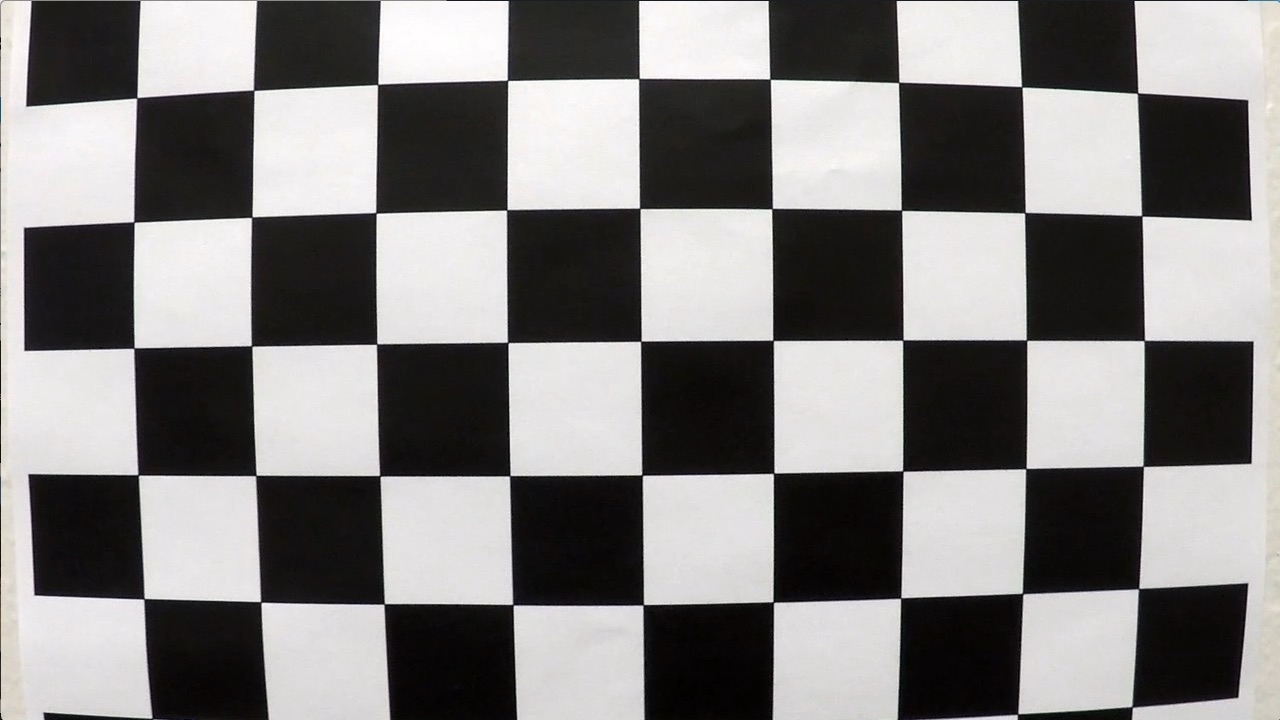
#> input picture img/Udacity/calib/calibration1.jpg, 1280 x 720 px
$ jupyter execute main.ipynb   (text cells are left out)
#> lines starting #> are read from the running program, lines starting #| are printed output that depends on the picture; pictures that were not available may be replaced by others from this repository, and a replacement may not be noted
[cell 1]
# imports
import cv2 as cv
import numpy as np
import time
import glob
from prettytable import PrettyTable
from deprecated import deprecated

[cell 2]
video_file = "project"
# video_file = "challenge"
# video_file = "image" # for the single udacity images | only with DEBUG_MODE = True in order to see the images step by step

DEBUG_MODE = False

[cell 3]
time_measurements = {}

# [69 lines left out: functions start_time_measurement, end_time_measurement, analyse_time_measurements, not called in this run]

[cell 4]
# size of chessboard, minimum error with (7, 6), but there were severe artifacts at the borders (see error calculation at the end)
chessboard_x, chessboard_y = 9, 6

# termination criteria
criteria = (cv.TERM_CRITERIA_EPS + cv.TERM_CRITERIA_MAX_ITER, 30, 0.001)
obj_points = np.zeros((chessboard_y * chessboard_x, 3), np.float32)
obj_points[:, :2] = np.mgrid[0:chessboard_x, 0:chessboard_y].T.reshape(-1, 2)
# Arrays to store object points and image points from all the images.
object_points = []  # 3d point in real world space
image_points = []  # 2d points in image plane.

# use all calibration images
images = glob.glob("./img/Udacity/calib/*.jpg")
for i, frame_name in enumerate(images):
    image = cv.imread(frame_name)
#> image is the input picture: shape (720, 1280, 3); mean B, G, R 127.8, 128.4, 130.1
    image_gray = cv.cvtColor(image, cv.COLOR_BGR2GRAY)

    # Find the chess board corners
    ret, corners = cv.findChessboardCorners(image_gray, (chessboard_x, chessboard_y), None)
#> ret = False; corners = None
    # If found, add object points, image points (after refining them)
    if ret == True:
        object_points.append(obj_points)
        corners2 = cv.cornerSubPix(
            image_gray, corners, (11, 11), (-1, -1), criteria
        )  # improve accuracy of corners
        image_points.append(corners)

ret, camera_matrix, dist_coefficient, rvecs, tvecs = cv.calibrateCamera(
    object_points, image_points, image_gray.shape[::-1], None, None
)
#> ret = 0.526; camera_matrix = [[1056.3, 0, 657], [0, 1070.1, 272.7], [0, 0, 1]]; dist_coefficient = [[-0.364, 1.04, 0.0172, 0.00364, -1.8]]; rvecs = ([0.442, -0.193, 0.0382], [-0.0212, 0.43, -0.0306]); tvecs = ([-1.91, 1.19, 17.9], [-17.08, -0.265, 29.95])

image_height, image_width = image.shape[:2]
#> image_height = 720; image_width = 1280
new_camera_matrix, roi = cv.getOptimalNewCameraMatrix(camera_matrix, dist_coefficient, (image_width, image_height), 1, (image_width, image_height))
#> new_camera_matrix = [[514.7, 0, 898.2], [0, 929.7, 266.9], [0, 0, 1]]; roi = (578, 30, 623, 625)

map_x, map_y = cv.initUndistortRectifyMap(camera_matrix, dist_coefficient, None, new_camera_matrix, (image_width, image_height), 5)
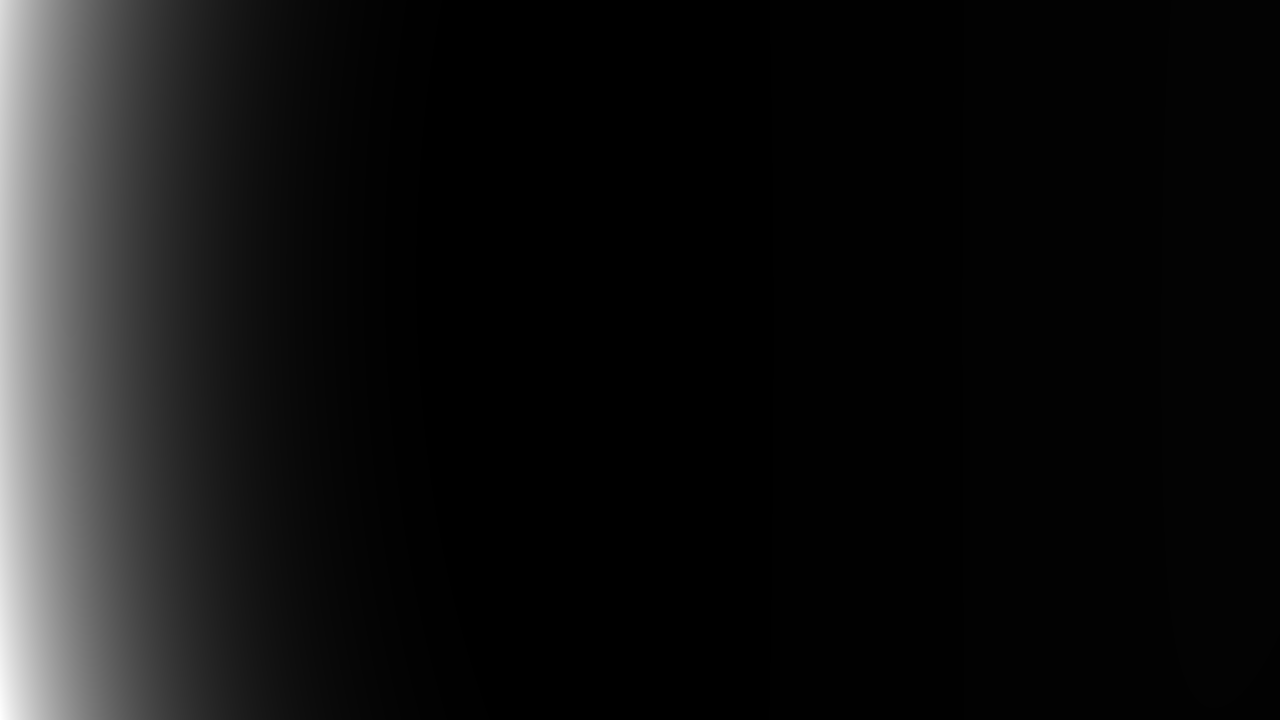
#> map_x: shape (720, 1280) float32; min 23.28, max 97463.5, mean 7213.8; drawn with min black and max white
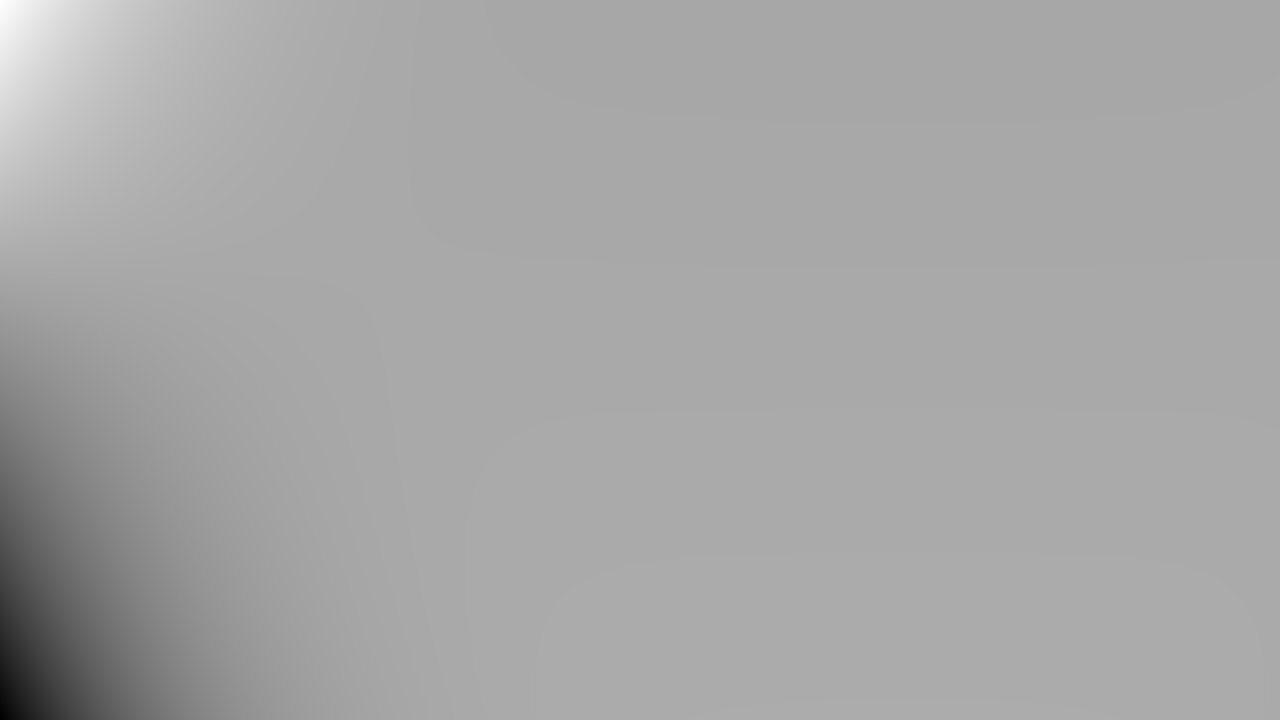
#> map_y: shape (720, 1280) float32; min -26992.4, max 14148, mean -143.1; drawn with min black and max white

# ------- define functions for image processing -------
# [14 lines left out: functions undistort_image, undistort_image_remap, not called in this run]

[cell 5]
# udacity images
src_udacity = np.float32([[191, 628], [531, 404], [1021, 628], [681, 404]])
dst_udacity = np.float32([[150, 720], [150, 10], [1000, 720], [1000, 10]])

M_warp = cv.getPerspectiveTransform(src_udacity, dst_udacity)
M_rewarp = cv.getPerspectiveTransform(dst_udacity, src_udacity)


# [16 lines left out: function warp_image_udacity, not called in this run]

@deprecated
def rewarp_image_udacity(img):
    return cv.warpPerspective(img, M_rewarp, (img.shape[1], img.shape[0]), cv.WARP_INVERSE_MAP)

# [10 lines left out: function rewarp_points_udacity, not called in this run]

[cell 6]
# [38 lines left out: function correct_Brightness, not called in this run]

[cell 7]
# [51 lines left out: function correct_Brightness_and_Split, not called in this run]

[cell 8]
# [20 lines left out: function applyMasks, not called in this run]

[cell 9]
# [56 lines left out: function lane_detection, not called in this run]

[cell 10]
number_windows = 50
margin = 50
# [74 lines left out: function sliding_windows, not called in this run]

[cell 11]
#  calculate polynomial from rewarped points
max_polynom_curvature_value = 0.005 # defines how much the polynom can be curved before it is considered faulty

# [44 lines left out: function calculate_polynomial_points, not called in this run]

[cell 12]
# [16 lines left out: function drawRecOnFrame, not called in this run]

[cell 13]
# [54 lines left out: functions on_change, init_sliders, not called in this run]

[cell 14]
frames = []

if not (video_file == "image"):
    # Open video file
    capture = cv.VideoCapture("./img/Udacity/" + video_file + "_video.mp4")

    # Check if camera opened successfully
    if capture.isOpened() == False:
        print("Error opening video stream or file")

    # Read all frames. This is necessary to be able to use the slider to select a frame
    while capture.isOpened():
        ret, image = capture.read()
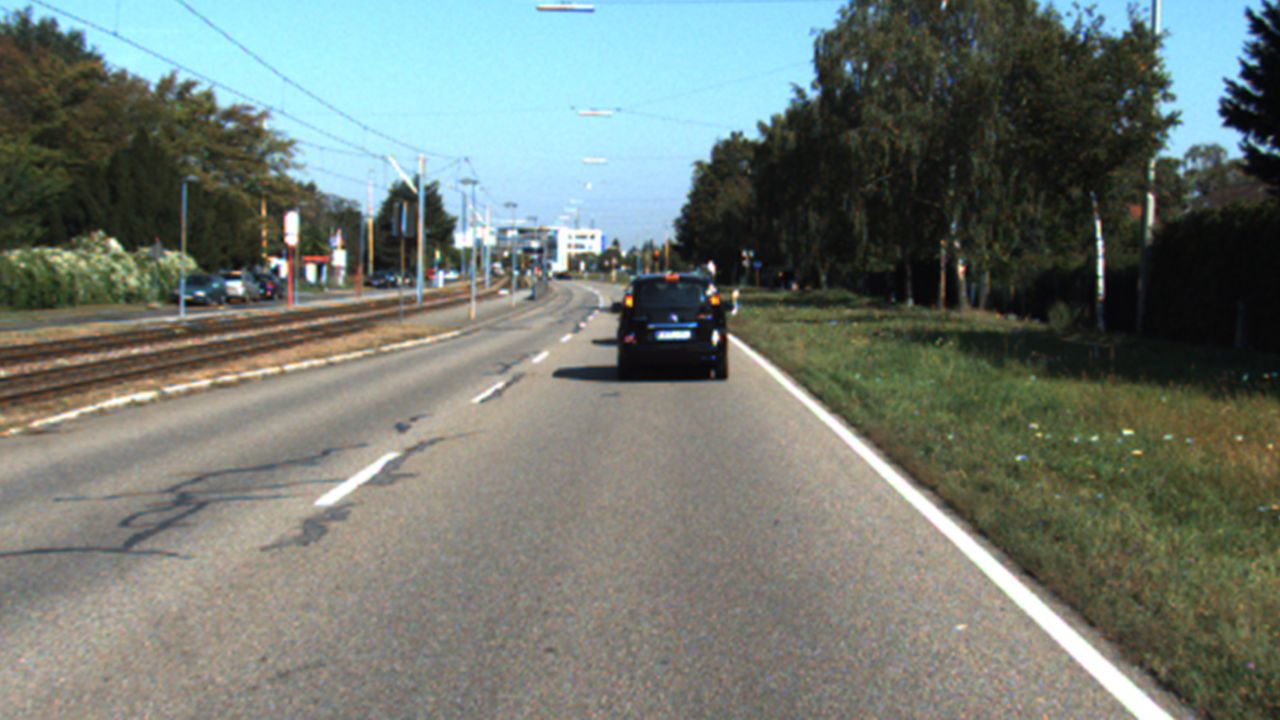
#> input picture img/KITTI/image009.jpg, 1280 x 720 px, given in place of project_video.mp4, which was not available
#> image is the input picture: shape (720, 1280, 3); mean B, G, R 113.6, 120.7, 112.6

        # Check if there is another frame
        if image is None:
            break

        frames.append(image)
    # Release video capture
    capture.release()
else:
    # Open image files
    images = glob.glob("./img/Udacity/image*.jpg")
    for img in images:
        img = img.replace("/", "\\")
        frames.append(cv.imread(img))

# variables for frame selection
next_frame = True
position = 0

#play like a video in debug mode
auto_playback = False

# define mask ranges
yellow_lower = np.array([150, 100, 140])
yellow_upper = np.array([255, 140, 200])

white_lower = np.array([0, 180, 0])
white_upper = np.array([254, 254, 254])

if DEBUG_MODE: # enable sliders to change mask ranges in real time
    init_sliders()

# cache between frames
old_left_pts = None
old_right_pts = None

# reset time analysis
time_measurements = {}

# Output video
fourcc = cv.VideoWriter_fourcc(*'MP4V')
out = cv.VideoWriter(video_file + '_output.mp4', fourcc, 30, (1212, 628))

# Start timer for fps counter
start_timer = time.time() - 0.01
frame_count = -1

# Read every frame
while position < len(frames):
    image = frames[position]

    # Check if there is another frame
    if image is None:
        break

    if next_frame:

        if DEBUG_MODE: # update sliders
            white_lower[0] = cv.getTrackbarPos('w_low1', 'Options')
            white_lower[1] = cv.getTrackbarPos('w_low2', 'Options')
            white_lower[2] = cv.getTrackbarPos('w_low3', 'Options')

            white_upper[0] = cv.getTrackbarPos('w_up1', 'Options')
            white_upper[1] = cv.getTrackbarPos('w_up2', 'Options')
            white_upper[2] = cv.getTrackbarPos('w_up3', 'Options')

            yellow_lower[0] = cv.getTrackbarPos('y_low1', 'Options')
            yellow_lower[1] = cv.getTrackbarPos('y_low2', 'Options')
            yellow_lower[2] = cv.getTrackbarPos('y_low3', 'Options')

            yellow_upper[0] = cv.getTrackbarPos('y_up1', 'Options')
            yellow_upper[1] = cv.getTrackbarPos('y_up2', 'Options')
            yellow_upper[2] = cv.getTrackbarPos('y_up3', 'Options')

        # Calculate Frame rate
        frame_count += 1
        elapsed_time = time.time() - start_timer
        frame_rate = frame_count / elapsed_time

        start_time_measurement("frame")

        # --------- Preprocessing ---------
        start_time_measurement("Preprocessing")
        image = undistort_image_remap(image)
        frame_undistorted = image.copy()
        image = warp_image_udacity(image)
        end_time_measurement("Preprocessing")

        # ---------  Brightness correction ---------
        image = correct_Brightness_and_Split(image)

        # ---------  Masking ---------
        start_time_measurement("masking")
        frame_mask = lane_detection(image, white_lower, white_upper, yellow_lower, yellow_upper)
        end_time_measurement("masking")

        # --------- Sliding Windows ---------
        start_time_measurement("sliding windows")
        lefts, rights = sliding_windows(frame_mask, minimum_whites=margin)
        end_time_measurement("sliding windows")

        # --------- Calculate polynomial ---------
        start_time_measurement("polynomial calculation")
        left_pts, right_pts = calculate_polynomial_points(lefts, rights)
        end_time_measurement("polynomial calculation")

        # --------- draw plane from all sliding windows ---------
        start_time_measurement("draw plane")
        if left_pts is not None:
            old_left_pts = left_pts
        if right_pts is not None:
            old_right_pts = right_pts
        if old_left_pts is  None and old_right_pts is  None:
            print("No plane drawn")
        else:
            drawRecOnFrame(frame_undistorted, old_left_pts[0], old_right_pts[0])
        end_time_measurement("draw plane")

        # --------- Add frame rate to video ---------
        if not DEBUG_MODE:
            cv.putText(frame_undistorted, "FPS: " + str(round(frame_rate)), (0, 25), cv.FONT_HERSHEY_SIMPLEX, 1, (255, 255, 0), 2, cv.LINE_AA,)
            cv.putText(frame_undistorted, "Frame: " + str(position), (0, 50), cv.FONT_HERSHEY_SIMPLEX, 1, (255, 255, 0), 2, cv.LINE_AA,)
        else:
            cv.putText(frame_undistorted, "Frame: " + str(position), (0, 25), cv.FONT_HERSHEY_SIMPLEX, 1, (255, 255, 0), 2, cv.LINE_AA,)

        cv.imshow("Frame", frame_undistorted)
        out.write(frame_undistorted)


        end_time_measurement("frame")
        next_frame = False

    pressedKey = cv.waitKey(1) & 0xFF
    if pressedKey == ord('q'): # press 'q' to exit the video
        break

    if auto_playback or not DEBUG_MODE:
        position += 1
        next_frame = True

    if DEBUG_MODE: # DEBUG_MODE enables the user to navigate through the video with the keyboard ('w', 's') or the slider in the window
        if cv.getTrackbarPos('Autoplay', 'Options') != int(auto_playback):
            auto_playback = bool(cv.getTrackbarPos('Autoplay', 'Options'))

        if auto_playback:
            cv.setTrackbarPos('Frame', 'Options', position)

        if cv.getTrackbarPos('Frame', 'Options') != position:
            position = cv.getTrackbarPos('Frame', 'Options')

        if pressedKey == ord('w'):
            position += 1
            next_frame = True
            cv.setTrackbarPos('Frame', 'Options', position)
        elif pressedKey == ord('s') and position > 0:
            position -= 1
            next_frame = True
            cv.setTrackbarPos('Frame', 'Options', position)
        elif pressedKey == 32:
            auto_playback = not auto_playback
            cv.setTrackbarPos('Autoplay', 'Options', int(auto_playback))

# When everything done, close all windows
cv.destroyAllWindows()

out.release()

# create time measurement analysis and print out results
analyse_time_measurements()
